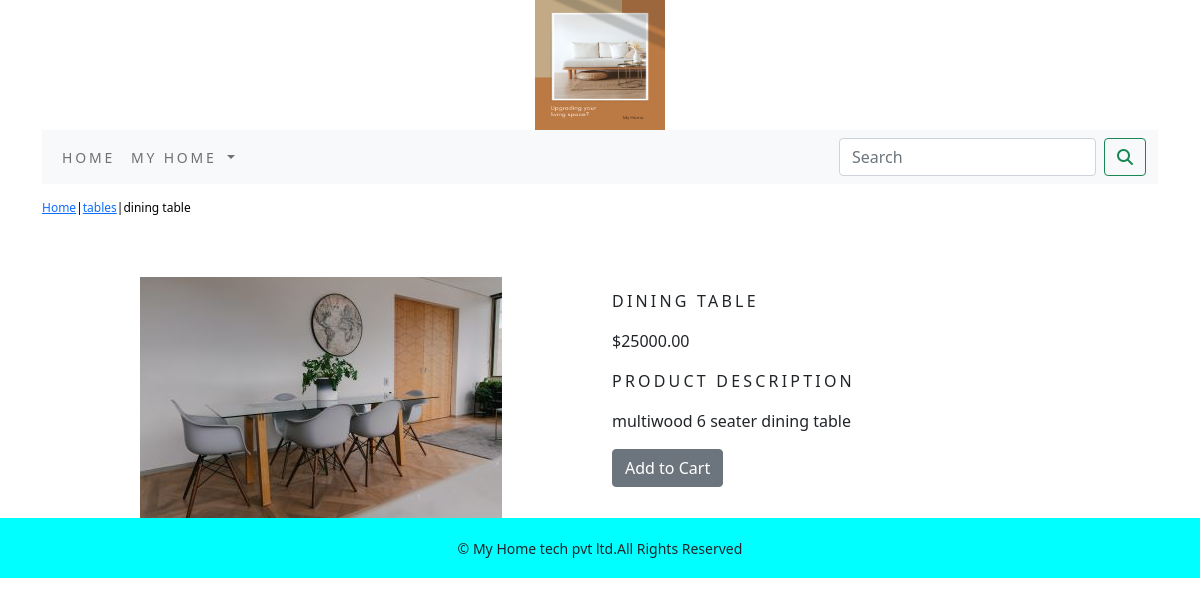
Screenshot of /sale/tables/dining-table/ with the database file from the repository.
### sale/models.py (models this page shows, shortened)
class Product(models.Model):
    name=models.CharField(max_length=250)
    slug=models.SlugField(max_length=250)
    description=models.TextField(blank=True)
    price=models.DecimalField(max_digits=10,decimal_places=2)
    category=models.ForeignKey(Category,on_delete=models.CASCADE)
    image=models.ImageField(upload_to='product',blank=True)
    stock=models.IntegerField()
    available=models.BooleanField(default=True)
    created=models.DateTimeField(auto_now_add=True)
    updated=models.DateTimeField(auto_now=True)
    class Meta():
        ordering = ('name',)
        verbose_name = 'product'
        verbose_name_plural = 'products'

class Category(models.Model):
    name=models.CharField(max_length=250)
    slug=models.SlugField(max_length=250,unique=True)
    description=models.TextField(blank=True)
    image=models.ImageField(upload_to='category',blank=True)
    class Meta():
        ordering=('name',)
        verbose_name='category'
        verbose_name_plural='categories'
    def get_url(self):
        return reverse('sale:products_by_category',args=[self.slug])
    def __str__(self):
        return '{}'.format(self.name)

### sale/views.py (the view)
# urls.py: path('<slug:c_slug>/<slug:product_slug>/',views.proDetail,name='prodCatdetail'),
def proDetail(request,c_slug,product_slug):
    try:
        product=Product.objects.get(category__slug=c_slug,slug=product_slug)
    except Exception as e:
        raise e
    return render(request,'product.html',{'product':product})

### cart/context_processors.py (called while the page is built)
def counter(request):
    item_count = 0
    if 'admin' in request.path:
        return{}
    else:
        try:
            cart=Cart.objects.filter(cart_id=cart_id(request))
            cart_item=CartItem.objects.all().filter(cart=cart[:1])
            for cart_item in cart_item:
                item_count += cart_item.quantity
        except Cart.DoesNotExist:
            item_count = 0
    return dict(item_count=item_count)

### cart/views.py (called while the page is built)
def cart_id(request):
    cart=request.session.session_key
    if not cart:
        cart=request.session.create()
    return cart

### sale/context_processors.py (called while the page is built)
def menu_links(request):
    links=Category.objects.all()
    return dict(links=links)

### templates/product.html (shortened to what this page needs)
{% extends 'base.html' %}
{% load static %}
{% block content %}
<div class="row my_prod_row_class">
    <div class="mx_auto">
        <p>
            <a href="{% url 'sale:allProdCat' %}">Home</a>|<a href="{{product.category.get_url}}">{{product.category}}</a>|{{product.name}}
        </p>
    </div>
</div>
<div class="container">
<br>
<div class="row">
    <div class="col-12 col-sm-12 col-md-12 col-lg-6 text-center">
        <div style="min-width:18rem;">
            <img src="{{product.image.url}}" alt="{{product.name}}">
        </div>
    </div>
        <div class="col-12 col-sm-12 col-md-12 col-lg-6">
            <div>
            <h1 class="my_prod_title">{{product.name}}</h1>
            <p>${{product.price}}</p>
            <p class="my_title">Product Description</p>
            <p class="tsxt-justify my_prod_text">{{product.description}}</p>
            {% if product.stock <= 0 %}
            <p class="text-justify my_prod_text"><b>Out of Stock</b></p>
            {% else %}
            <a class="btn btn-secondary" href="{% url 'cart:add_cart' product.id %}">Add to Cart</a>
            {% endif %}
            </div>
        </div>
</div>
</div>
{% endblock %}

### static/css/custom.css (style rules this page uses)
body { font-family:font-family: 'Roboto', sans-serif; }
.my_title { font-size: 16px; text-transform: uppercase; letter-spacing: .2em; }
.my_prod_row_class { padding-top: 15px; padding-bottom: 20px; }
.my_prod_row_class .mx_auto { color: #000; font-size: 12px; text-decoration: none; }
.my_prod_title { font-size: 16px; text-transform: uppercase; letter-spacing: .2em; padding-top: 15px; padding-bottom: 10px; }
.my_prod_text { padding-right: 20px; }

### rows the page displays
Product: category "tables", name "dining table", image (picture), name "DINING TABLE", price "25000.00", description "multiwood 6 seater dining table"
